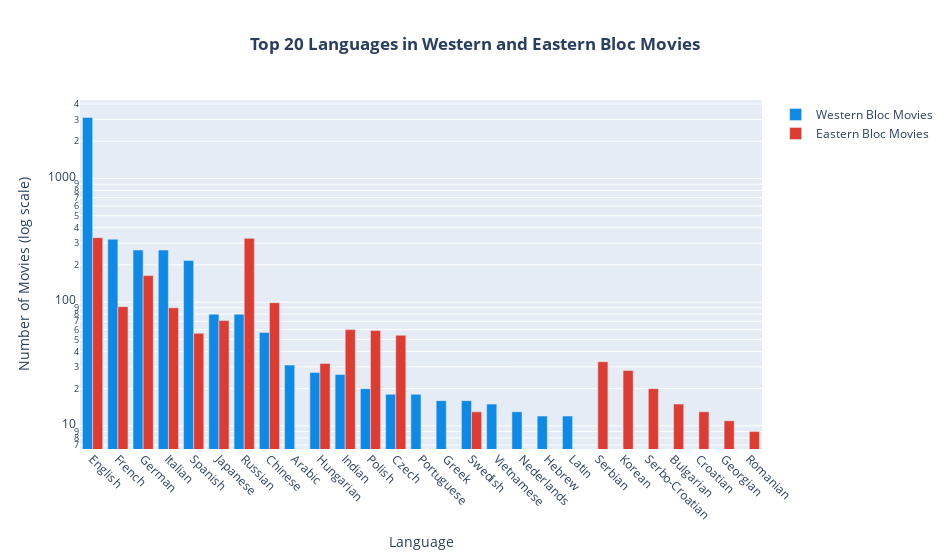

The notebook cell saved with this chart:
### Code cell
fig = go.Figure()
fig.add_trace(go.Bar(x=western_languages_count['language'].head(20), 
                    y=western_languages_count['count'], 
                    name='Western Bloc Movies',
                    hovertemplate='%{x}: %{y}<extra></extra>',
                    marker_color='#0F89E6'))

fig.add_trace(go.Bar(x=eastern_languages_count['language'].head(20),
                    y=eastern_languages_count['count'],
                    name='Eastern Bloc Movies',
                    hovertemplate='%{x}: %{y}<extra></extra>',
                    marker_color='#DD3C32'))

fig.update_layout(
    title_text="Top 20 Languages in Western and Eastern Bloc Movies", 
    title_x=0.5, 
    title_font_weight='bold',
    xaxis=dict(title_text='Language'),
    yaxis=dict(title_text='Number of Movies (log scale)'), 
    barmode='group',
    width=950)

fig.update_xaxes(tickangle=45)
fig.update_yaxes(type="log")
fig.show()

### Figure 1 — Plotly figure (JSON) as saved in the notebook; plotly's stock layout.template omitted (floating-point values rounded to 4 significant figures)
{"data": [{"hovertemplate": "%{x}: %{y}<extra></extra>", "marker": {"color": "#0F89E6"}, "name": "Western Bloc Movies", "type": "bar", "x": ["English", "French", "German", "Italian", "Spanish", "Japanese", "Russian", "Chinese", "Arabic", "Hungarian", "Indian", "Polish", "Czech", "Portuguese", "Greek", "Swedish", "Vietnamese", "Nederlands", "Hebrew", "Latin"], "y": [3113, 323, 264, 264, 217, 80, 80, 57, 31, 27, 26, 20, 18, 18, 16, 16, 15, 13, 12, 12, 10, 8, 7, 7, 7, 5, 4, 4, 4, 3, 3, 2, 2, 2, 2, 2, 2, 2, 2, 2, 1, 1, 1, 1, 1, 1, 1, 1, 1, 1, 1, 1, 1, 1, 1, 1, 1, 1, 1, 1, 1, 1, 1]}, {"hovertemplate": "%{x}: %{y}<extra></extra>", "marker": {"color": "#DD3C32"}, "name": "Eastern Bloc Movies", "type": "bar", "x": ["English", "Russian", "German", "Chinese", "French", "Italian", "Japanese", "Indian", "Polish", "Spanish", "Czech", "Serbian", "Hungarian", "Korean", "Serbo-Croatian", "Bulgarian", "Swedish", "Croatian", "Georgian", "Romanian"], "y": [332, 328, 164, 99, 92, 90, 71, 60, 59, 56, 54, 33, 32, 28, 20, 15, 13, 13, 11, 9, 9, 8, 8, 8, 8, 8, 8, 7, 5, 5, 5, 4, 4, 4, 4, 3, 3, 3, 2, 2, 2, 2, 2, 2, 2, 2, 2, 1, 1, 1, 1, 1, 1, 1, 1, 1, 1, 1]}], "layout": {"barmode": "group", "title": {"font": {"weight": "bold"}, "text": "Top 20 Languages in Western and Eastern Bloc Movies", "x": 0.5}, "width": 950, "xaxis": {"tickangle": 45, "title": {"text": "Language"}}, "yaxis": {"title": {"text": "Number of Movies (log scale)"}, "type": "log"}}}
